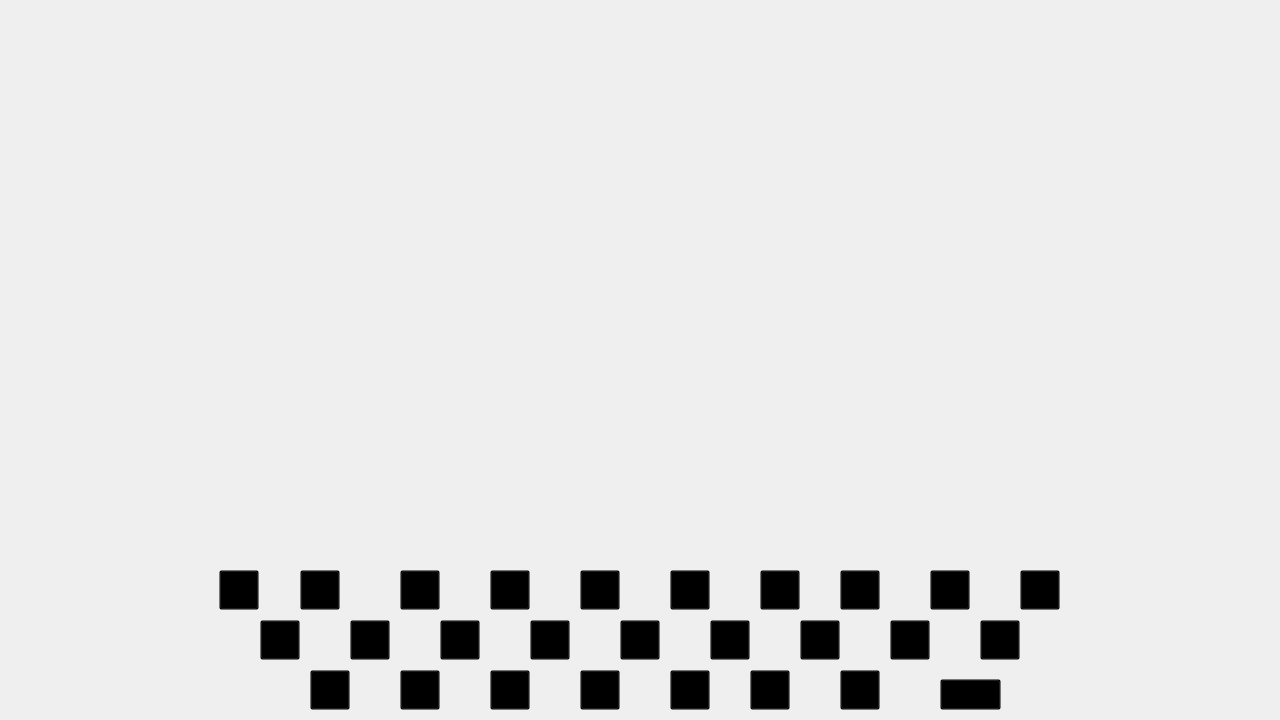
<?xml version="1.0" encoding="UTF-8"?>
<ui version="4.0">
 <class>Form</class>
 <widget class="QWidget" name="Form">
  <property name="geometry">
   <rect>
    <x>0</x>
    <y>0</y>
    <width>1280</width>
    <height>720</height>
   </rect>
  </property>
  <property name="windowTitle">
   <string>Form</string>
  </property>
  <widget class="QLabel" name="label">
   <property name="geometry">
    <rect>
     <x>0</x>
     <y>0</y>
     <width>1280</width>
     <height>720</height>
    </rect>
   </property>
   <property name="text">
    <string/>
   </property>
   <property name="pixmap">
    <pixmap>../Forca0.png</pixmap>
   </property>
  </widget>
  <widget class="QPushButton" name="btn_Q">
   <property name="geometry">
    <rect>
     <x>219</x>
     <y>570</y>
     <width>40</width>
     <height>40</height>
    </rect>
   </property>
   <property name="styleSheet">
    <string notr="true">background-color: rgb(0,0,0,0%)</string>
   </property>
   <property name="text">
    <string/>
   </property>
  </widget>
  <widget class="QPushButton" name="btn_W">
   <property name="geometry">
    <rect>
     <x>300</x>
     <y>570</y>
     <width>40</width>
     <height>40</height>
    </rect>
   </property>
   <property name="styleSheet">
    <string notr="true">background-color: rgb(0,0,0,0%)</string>
   </property>
   <property name="text">
    <string/>
   </property>
  </widget>
  <widget class="QPushButton" name="btn_E">
   <property name="geometry">
    <rect>
     <x>400</x>
     <y>570</y>
     <width>40</width>
     <height>40</height>
    </rect>
   </property>
   <property name="styleSheet">
    <string notr="true">background-color: rgb(0,0,0,0%)</string>
   </property>
   <property name="text">
    <string/>
   </property>
  </widget>
  <widget class="QPushButton" name="btn_R">
   <property name="geometry">
    <rect>
     <x>490</x>
     <y>570</y>
     <width>40</width>
     <height>40</height>
    </rect>
   </property>
   <property name="styleSheet">
    <string notr="true">background-color: rgb(0,0,0,0%)</string>
   </property>
   <property name="text">
    <string/>
   </property>
  </widget>
  <widget class="QPushButton" name="btn_T">
   <property name="geometry">
    <rect>
     <x>580</x>
     <y>570</y>
     <width>40</width>
     <height>40</height>
    </rect>
   </property>
   <property name="styleSheet">
    <string notr="true">background-color: rgb(0,0,0,0%)</string>
   </property>
   <property name="text">
    <string/>
   </property>
  </widget>
  <widget class="QPushButton" name="btn_Y">
   <property name="geometry">
    <rect>
     <x>670</x>
     <y>570</y>
     <width>40</width>
     <height>40</height>
    </rect>
   </property>
   <property name="styleSheet">
    <string notr="true">background-color: rgb(0,0,0,0%)</string>
   </property>
   <property name="text">
    <string/>
   </property>
  </widget>
  <widget class="QPushButton" name="btn_U">
   <property name="geometry">
    <rect>
     <x>760</x>
     <y>570</y>
     <width>40</width>
     <height>40</height>
    </rect>
   </property>
   <property name="styleSheet">
    <string notr="true">background-color: rgb(0,0,0,0%)</string>
   </property>
   <property name="text">
    <string/>
   </property>
  </widget>
  <widget class="QPushButton" name="btn_I">
   <property name="geometry">
    <rect>
     <x>840</x>
     <y>570</y>
     <width>40</width>
     <height>40</height>
    </rect>
   </property>
   <property name="styleSheet">
    <string notr="true">background-color: rgb(0,0,0,0%)</string>
   </property>
   <property name="text">
    <string/>
   </property>
  </widget>
  <widget class="QPushButton" name="btn_O">
   <property name="geometry">
    <rect>
     <x>930</x>
     <y>570</y>
     <width>40</width>
     <height>40</height>
    </rect>
   </property>
   <property name="styleSheet">
    <string notr="true">background-color: rgb(0,0,0,0%)</string>
   </property>
   <property name="text">
    <string/>
   </property>
  </widget>
  <widget class="QPushButton" name="btn_A">
   <property name="geometry">
    <rect>
     <x>260</x>
     <y>620</y>
     <width>40</width>
     <height>40</height>
    </rect>
   </property>
   <property name="styleSheet">
    <string notr="true">background-color: rgb(0,0,0,0%)</string>
   </property>
   <property name="text">
    <string/>
   </property>
  </widget>
  <widget class="QPushButton" name="btn_S">
   <property name="geometry">
    <rect>
     <x>350</x>
     <y>620</y>
     <width>40</width>
     <height>40</height>
    </rect>
   </property>
   <property name="styleSheet">
    <string notr="true">background-color: rgb(0,0,0,0%)</string>
   </property>
   <property name="text">
    <string/>
   </property>
  </widget>
  <widget class="QPushButton" name="btn_D">
   <property name="geometry">
    <rect>
     <x>440</x>
     <y>620</y>
     <width>40</width>
     <height>40</height>
    </rect>
   </property>
   <property name="styleSheet">
    <string notr="true">background-color: rgb(0,0,0,0%)</string>
   </property>
   <property name="text">
    <string/>
   </property>
  </widget>
  <widget class="QPushButton" name="btn_F">
   <property name="geometry">
    <rect>
     <x>530</x>
     <y>620</y>
     <width>40</width>
     <height>40</height>
    </rect>
   </property>
   <property name="styleSheet">
    <string notr="true">background-color: rgb(0,0,0,0%)</string>
   </property>
   <property name="text">
    <string/>
   </property>
  </widget>
  <widget class="QPushButton" name="btn_G">
   <property name="geometry">
    <rect>
     <x>620</x>
     <y>620</y>
     <width>40</width>
     <height>40</height>
    </rect>
   </property>
   <property name="styleSheet">
    <string notr="true">background-color: rgb(0,0,0,0%)</string>
   </property>
   <property name="text">
    <string/>
   </property>
  </widget>
  <widget class="QPushButton" name="btn_H">
   <property name="geometry">
    <rect>
     <x>710</x>
     <y>620</y>
     <width>40</width>
     <height>40</height>
    </rect>
   </property>
   <property name="styleSheet">
    <string notr="true">background-color: rgb(0,0,0,0%)</string>
   </property>
   <property name="text">
    <string/>
   </property>
  </widget>
  <widget class="QPushButton" name="btn_J">
   <property name="geometry">
    <rect>
     <x>800</x>
     <y>620</y>
     <width>40</width>
     <height>40</height>
    </rect>
   </property>
   <property name="styleSheet">
    <string notr="true">background-color: rgb(0,0,0,0%)</string>
   </property>
   <property name="text">
    <string/>
   </property>
  </widget>
  <widget class="QPushButton" name="btn_K">
   <property name="geometry">
    <rect>
     <x>890</x>
     <y>620</y>
     <width>40</width>
     <height>40</height>
    </rect>
   </property>
   <property name="styleSheet">
    <string notr="true">background-color: rgb(0,0,0,0%)</string>
   </property>
   <property name="text">
    <string/>
   </property>
  </widget>
  <widget class="QPushButton" name="btn_L">
   <property name="geometry">
    <rect>
     <x>980</x>
     <y>620</y>
     <width>40</width>
     <height>40</height>
    </rect>
   </property>
   <property name="styleSheet">
    <string notr="true">background-color: rgb(0,0,0,0%)</string>
   </property>
   <property name="text">
    <string/>
   </property>
  </widget>
  <widget class="QPushButton" name="btn_Z">
   <property name="geometry">
    <rect>
     <x>310</x>
     <y>670</y>
     <width>40</width>
     <height>40</height>
    </rect>
   </property>
   <property name="styleSheet">
    <string notr="true">background-color: rgb(0,0,0,0%)</string>
   </property>
   <property name="text">
    <string/>
   </property>
  </widget>
  <widget class="QPushButton" name="btn_X">
   <property name="geometry">
    <rect>
     <x>400</x>
     <y>670</y>
     <width>40</width>
     <height>40</height>
    </rect>
   </property>
   <property name="styleSheet">
    <string notr="true">background-color: rgb(0,0,0,0%)</string>
   </property>
   <property name="text">
    <string/>
   </property>
  </widget>
  <widget class="QPushButton" name="btn_C">
   <property name="geometry">
    <rect>
     <x>490</x>
     <y>670</y>
     <width>40</width>
     <height>40</height>
    </rect>
   </property>
   <property name="styleSheet">
    <string notr="true">background-color: rgb(0,0,0,0%)</string>
   </property>
   <property name="text">
    <string/>
   </property>
  </widget>
  <widget class="QPushButton" name="btn_V">
   <property name="geometry">
    <rect>
     <x>580</x>
     <y>670</y>
     <width>40</width>
     <height>40</height>
    </rect>
   </property>
   <property name="styleSheet">
    <string notr="true">background-color: rgb(0,0,0,0%)</string>
   </property>
   <property name="text">
    <string/>
   </property>
  </widget>
  <widget class="QPushButton" name="btn_B">
   <property name="geometry">
    <rect>
     <x>670</x>
     <y>670</y>
     <width>40</width>
     <height>40</height>
    </rect>
   </property>
   <property name="styleSheet">
    <string notr="true">background-color: rgb(0,0,0,0%)</string>
   </property>
   <property name="text">
    <string/>
   </property>
  </widget>
  <widget class="QPushButton" name="btn_N">
   <property name="geometry">
    <rect>
     <x>750</x>
     <y>670</y>
     <width>40</width>
     <height>40</height>
    </rect>
   </property>
   <property name="styleSheet">
    <string notr="true">background-color: rgb(0,0,0,0%)</string>
   </property>
   <property name="text">
    <string/>
   </property>
  </widget>
  <widget class="QPushButton" name="btn_M">
   <property name="geometry">
    <rect>
     <x>840</x>
     <y>670</y>
     <width>40</width>
     <height>40</height>
    </rect>
   </property>
   <property name="styleSheet">
    <string notr="true">background-color: rgb(0,0,0,0%)</string>
   </property>
   <property name="text">
    <string/>
   </property>
  </widget>
  <widget class="QPushButton" name="btn_Enter">
   <property name="geometry">
    <rect>
     <x>940</x>
     <y>679</y>
     <width>61</width>
     <height>31</height>
    </rect>
   </property>
   <property name="styleSheet">
    <string notr="true">background-color: rgb(0,0,0,0%)</string>
   </property>
   <property name="text">
    <string/>
   </property>
  </widget>
  <widget class="QPushButton" name="btn_P">
   <property name="geometry">
    <rect>
     <x>1020</x>
     <y>570</y>
     <width>40</width>
     <height>40</height>
    </rect>
   </property>
   <property name="styleSheet">
    <string notr="true">background-color: rgb(0,0,0,0%)</string>
   </property>
   <property name="text">
    <string/>
   </property>
  </widget>
 </widget>
 <resources/>
 <connections/>
</ui>
